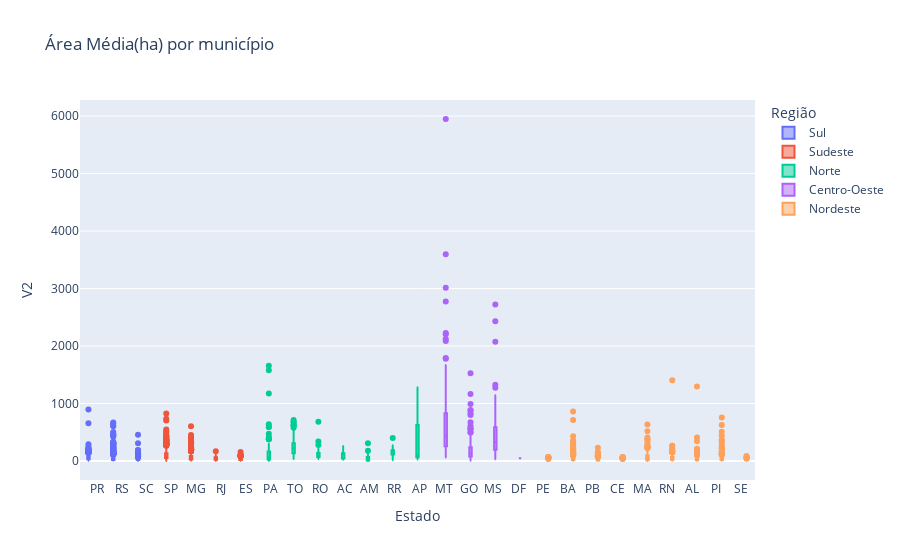

Write notebook code for a chart like this one.
### Code cell
fig = px.box(mapa, x=mapa['Estado'], y=mapa['V2'], color=mapa['Região'],title="Área Média(ha) por município")
fig.show()

### Figure 1 — Plotly figure (JSON) as saved in the notebook; plotly's stock layout.template omitted (floating-point values rounded to 4 significant figures; data arrays with more than 128 entries replaced by an {"elided": "..."} marker saying what was removed)
{"data": [{"alignmentgroup": "True", "hovertemplate": "Região=Sul<br>Estado=%{x}<br>V2=%{y}<extra></extra>", "legendgroup": "Sul", "marker": {"color": "#636efa"}, "name": "Sul", "notched": false, "offsetgroup": "Sul", "orientation": "v", "showlegend": true, "type": "box", "x": {"elided": "1191 str values"}, "x0": " ", "xaxis": "x", "y": {"elided": "1191 float values"}, "y0": " ", "yaxis": "y"}, {"alignmentgroup": "True", "hovertemplate": "Região=Sudeste<br>Estado=%{x}<br>V2=%{y}<extra></extra>", "legendgroup": "Sudeste", "marker": {"color": "#EF553B"}, "name": "Sudeste", "notched": false, "offsetgroup": "Sudeste", "orientation": "v", "showlegend": true, "type": "box", "x": {"elided": "1668 str values"}, "x0": " ", "xaxis": "x", "y": {"elided": "1668 float values"}, "y0": " ", "yaxis": "y"}, {"alignmentgroup": "True", "hovertemplate": "Região=Norte<br>Estado=%{x}<br>V2=%{y}<extra></extra>", "legendgroup": "Norte", "marker": {"color": "#00cc96"}, "name": "Norte", "notched": false, "offsetgroup": "Norte", "orientation": "v", "showlegend": true, "type": "box", "x": {"elided": "450 str values"}, "x0": " ", "xaxis": "x", "y": {"elided": "450 float values"}, "y0": " ", "yaxis": "y"}, {"alignmentgroup": "True", "hovertemplate": "Região=Centro-Oeste<br>Estado=%{x}<br>V2=%{y}<extra></extra>", "legendgroup": "Centro-Oeste", "marker": {"color": "#ab63fa"}, "name": "Centro-Oeste", "notched": false, "offsetgroup": "Centro-Oeste", "orientation": "v", "showlegend": true, "type": "box", "x": {"elided": "467 str values"}, "x0": " ", "xaxis": "x", "y": {"elided": "467 float values"}, "y0": " ", "yaxis": "y"}, {"alignmentgroup": "True", "hovertemplate": "Região=Nordeste<br>Estado=%{x}<br>V2=%{y}<extra></extra>", "legendgroup": "Nordeste", "marker": {"color": "#FFA15A"}, "name": "Nordeste", "notched": false, "offsetgroup": "Nordeste", "orientation": "v", "showlegend": true, "type": "box", "x": {"elided": "1794 str values"}, "x0": " ", "xaxis": "x", "y": {"elided": "1794 float values"}, "y0": " ", "yaxis": "y"}], "layout": {"boxmode": "group", "legend": {"title": {"text": "Região"}, "tracegroupgap": 0}, "title": {"text": "Área Média(ha) por município"}, "xaxis": {"anchor": "y", "domain": [0, 1], "title": {"text": "Estado"}}, "yaxis": {"anchor": "x", "domain": [0, 1], "title": {"text": "V2"}}}}
